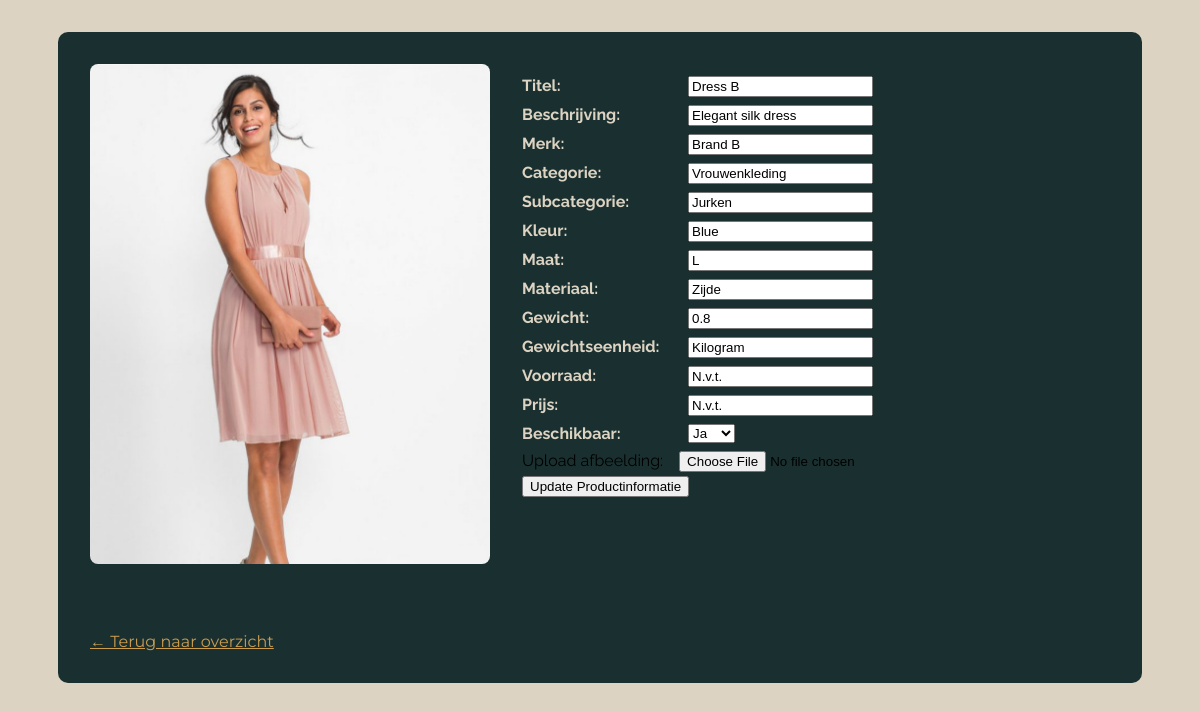
Page /admin/product.php?id=2 on the committed database.
### tables this page shows
CREATE TABLE
    `Articles` (
        `ArticleID` INT NOT NULL AUTO_INCREMENT PRIMARY KEY,
        `Name` VARCHAR(50),
        `Size` VARCHAR(10),
        `Weight` FLOAT,
        `WeightUnit` ENUM ('Gram', 'Kilogram'),
        `Color` VARCHAR(20),
        `Description` TEXT,
        `Image` BLOB,
        `Category` ENUM ('Accessoires', 'Mannenkleding', 'Vrouwenkleding'),
        `SubCategory` ENUM (
            'Jurken',
            'T-Shirts',
            'Broeken',
            'Jassen',
            'Schoenen'
        ),
        `Material` ENUM (
            'Acryl',
            'Zijde',
            'Jute',
            'Katoen',
            'Linnen',
            'Spandex'
        ),
        `Brand` VARCHAR(50) NOT NULL,
        `Availability` BOOLEAN DEFAULT FALSE
    );

### public_html/admin/product.php (called while the page is built, shortened)
<?php
$data = require_once '../../project_root/Controllers/product_detail_controller.php';
extract($data);
require_once 'views/product_detail_view.php';

### project_root/Controllers/product_detail_controller.php (called while the page is built, shortened)
<?php
require_once __DIR__ . '/../repositories/ArticlesRepository.php';
$db = new Database();
$pdo = $db->getConnection();
$articlesRepo = new ArticlesRepository($pdo);
$id = (int) ($_GET['id'] ?? 0);
$artikel = $articlesRepo->findById($id);
$categorieClass = strtolower(str_replace(' ', '-', $artikel->getArticleCategory()));
return [
    'artikel' => $artikel,
    'categorieClass' => $categorieClass
];

### project_root/repositories/ArticlesRepository.php (called while the page is built, shortened)
<?php
require_once __DIR__ . '/../Models/Articles.php';
class ArticlesRepository
{
    private $pdo;
    public function __construct(PDO $pdo)
    {
        $this->pdo = $pdo;
    }
    public function findById(int $id): ?Articles
    {
        $stmt = $this->pdo->prepare("SELECT * FROM articles WHERE ArticleID = :id");
        $stmt->execute(['id' => $id]);
        $row = $stmt->fetch(PDO::FETCH_ASSOC);
        if ($row) {
            return new Articles(
                $row['ArticleID'],
                $row['Name'],
                $row['Size'],
                (float) $row['Weight'],
                $row['WeightUnit'],
                $row['Color'],
                $row['Description'],
                $row['Image'],
                $row['Category'],
                $row['SubCategory'],
                $row['Material'],
                $row['Brand'],
                (bool) $row['Availability']
            );
        }
        return null;
    }
}

### project_root/Models/Articles.php (called while the page is built, shortened)
<?php
class Articles
{
    private int $articleID;
    private string $articleName;
    private string $size;
    private float $weight;
    private string $weightUnit;
    private string $color;
    private string $articleDescription;
    private ?string $articleImagePath;
    private string $articleCategory;
    private string $articleSubCategory;
    private string $articleMaterial;
    private string $articleBrand;
    private bool $articleAvailability;
    public function __construct(int $articleID, string $articleName, string $size, float $weight, string $weightUnit, string $color, string $articleDescription, ?string $articleImagePath, string $articleCategory, string $articleSubCategory, string $articleMaterial, string $articleBrand, bool $articleAvailability, $crudModel = null)
    {
        $this->articleID = $articleID;
        $this->articleName = $articleName;
        $this->size = $size;
        $this->weight = $weight;
        $this->weightUnit = $weightUnit;
        $this->color = $color;
        $this->articleDescription = $articleDescription;
        $this->articleImagePath = $articleImagePath;
        $this->articleCategory = $articleCategory;
        $this->articleSubCategory = $articleSubCategory;
        $this->articleMaterial = $articleMaterial;
        $this->articleBrand = $articleBrand;
        $this->articleAvailability = $articleAvailability;
    }
    public function getImageUrl(): string
    {
            return 'Images/productImages/' . $this->articleID . '.jpg';
    }
    public function imageExists(): bool {
    $serverPath = __DIR__ . '/../../public_html/Images/productImages/' . $this->articleID . '.jpg';
    return file_exists($serverPath);
    }
    public function createAssociativeArray(){
        $articlesArray = array(
            'ArticleID' => $this->articleID,
            'Name' => $this->articleName,
            'Size' => $this->size,
            'Weight' => $this->weight,
            'WeightUnit' => $this->weightUnit,
            'Color' => $this->color,
            'Description' => $this->articleDescription,
            'Image' => $this->articleImagePath,
            'Category' => $this->articleCategory,
            'SubCategory' => $this->articleSubCategory,
            'Material' => $this->articleMaterial,
            'Brand' => $this->articleBrand,
            'Availability' => $this->articleAvailability
        );
        return $articlesArray;
    }
    public function getArticleName() { return $this->articleName; }
    public function getWeight() { return $this->weight; }
    public function getWeightUnit() { return $this->weightUnit; }
    public function getColor() { return $this->color; }
    public function getSize() { return $this->size; }
    public function getArticleDescription() { return $this->articleDescription; }
    public function getArticleCategory() { return $this->articleCategory; }
    public function getArticleSubCategory() { return $this->articleSubCategory; }
    public function getArticleMaterial() { return $this->articleMaterial; }
    public function getArticleBrand() { return $this->articleBrand; }
    public function getArticleAvailability() { return $this->articleAvailability; }
}
?>

### project_root/Helpers/ViewHelper.php (called while the page is built, shortened)
<?php
class ViewHelper
{
    public static function e($value): string
    {
        return htmlspecialchars((string)$value, ENT_QUOTES, 'UTF-8');
    }
}

### public_html/admin/views/product_detail_view.php (the view, shortened to what this page needs)
<?php
require_once __DIR__ . '/../../../project_root/Helpers/ViewHelper.php';
?>
<!DOCTYPE html>
<html lang="nl">
<head>
   <link rel="stylesheet" href="../../public_html/css/styles.css">
   <link rel="stylesheet" href="../../public_html/css/product.css">
</head>
<body>
<main>
    <div class="product-detail-container <?= $categorieClass; ?>">
    <div class="product-detail-layout">
        <div class="product-detail-image">
            <?php if ($artikel->imageExists()): ?>
                <img src="../../public_html/<?= $artikel->getImageUrl(); ?>" alt="Afbeelding van <?= htmlspecialchars($artikel->getArticleName()); ?>">
            <?php else: ?>
                <img src="Images/placeholder.jpg" alt="Geen afbeelding beschikbaar">
            <?php endif; ?>
        </div>
        <form action="../../project_root/Controllers/product_update_controller.php" method="post" enctype="multipart/form-data">
        <ul class="product-attributes">
            <li><input type="hidden" id="productID" name="productID" value="<?= ViewHelper::e($artikel->getArticleID()); ?>"></li>
            <li><div class="attr-label">Titel:</div><input type="text" id="productName" name="productName" value="<?= ViewHelper::e($artikel->getArticleName()); ?>" required></li>
            <li><div class="attr-label">Beschrijving:</div><input type="text" id="productDescription" name="productDescription" value="<?= ViewHelper::e($artikel->getArticleDescription()); ?>" required></li>
            <li><div class="attr-label">Merk:</div><input type="text" id="productBrand" name="productBrand" value="<?= ViewHelper::e($artikel->getArticleBrand()); ?>" required></li>
            <li><div class="attr-label">Categorie:</div><input type="text" id="productCategory" name="productCategory" value="<?= ViewHelper::e($artikel->getArticleCategory()); ?>" required></li>
            <li><div class="attr-label">Subcategorie:</div><input type="text" id="productSubCategory" name="productSubCategory" value="<?= ViewHelper::e($artikel->getArticleSubCategory()); ?>" required></li>
            <li><div class="attr-label">Kleur:</div><input type="text" id="productColor" name="productColor" value="<?= ViewHelper::e($artikel->getColor()); ?>" required></li>
            <li><div class="attr-label">Maat:</div><input type="text" id="productSize" name="productSize" value="<?= ViewHelper::e($artikel->getSize()); ?>" required></li>
            <li><div class="attr-label">Materiaal:</div><input type="text" id="productMaterial" name="productMaterial" value="<?= ViewHelper::e($artikel->getArticleMaterial()); ?>" required></li>
            <li><div class="attr-label">Gewicht:</div><input type="text" id="productWeight" name="productWeight" value="<?= ViewHelper::e($artikel->getWeight()); ?>" required></li>
            <li><div class="attr-label">Gewichtseenheid:</div><input type="text" id="productWeightUnit" name="productWeightUnit" value="<?= ViewHelper::e($artikel->getWeightUnit()); ?>" required></li>
            <li><div class="attr-label">Voorraad:</div><input type="text" id="productStock" name="productStock" value="<?= method_exists($artikel, 'getQuantityOfStock') ? ViewHelper::e($artikel->getQuantityOfStock()) : 'N.v.t.'; ?>" required></li>
            <li><div class="attr-label">Prijs:</div><input type="text" id="productPrice" name="productPrice" value="<?= method_exists($artikel, 'getPrice') ? '€' . number_format($artikel->getPrice(), 2, ',', '.') : 'N.v.t.'; ?>" required></li>
            <li><div class="attr-label">Beschikbaar:</div>
                <select id="productAvailability" name="productAvailability" required>
                    <option value="1" <?= $artikel->getArticleAvailability() ? 'selected' : ''; ?>>Ja</option>
                </select>
            </li>
            <li><label for="file">Upload afbeelding:</label>
            <input type="file" name="imagePath" id="file" accept="image/jpeg"></li>
        </ul>
        <button type="submit" name="update">Update Productinformatie</button>
        </form>
        <a href="products.php" class="back-link">← Terug naar overzicht</a>
        </div>
    </div>
</main>
</body>
</html>

### public_html/css/styles.css (style rules this page uses)
body { margin: auto; background-color: #142227; }

### public_html/css/product.css (style rules this page uses)
body { margin: auto; background-color: #dcd3c2; }
.product-detail-container { width: 85%; margin: 2rem auto; padding: 2rem; background-color: #1a3030; border-radius: 10px; }
.product-detail-layout { display: flex; flex-wrap: wrap; gap: 2rem; }
.product-detail-image img { max-width: 400px; width: 100%; border-radius: 8px; }
.back-link { display: inline-block; margin-top: 2rem; color: #cc9c4e; font-family: "Montserrat", sans-serif; }
.product-attributes { list-style: none; padding: 0; margin: 0; }
.product-attributes li { display: flex; padding: 4px 0; font-family: "Raleway", sans-serif; gap: 1rem; align-items: flex-start; }
.attr-label { flex: 0 0 150px; font-weight: bold; color: #dcd3c2; }

### rows in the picture
articles: productName "Dress B", productDescription "Elegant silk dress", productBrand "Brand B", productCategory "Vrouwenkleding", productSubCategory "Jurken", productColor "Blue", productSize "L", productMaterial "Zijde", productWeight "0.8", productWeightUnit "Kilogram"
